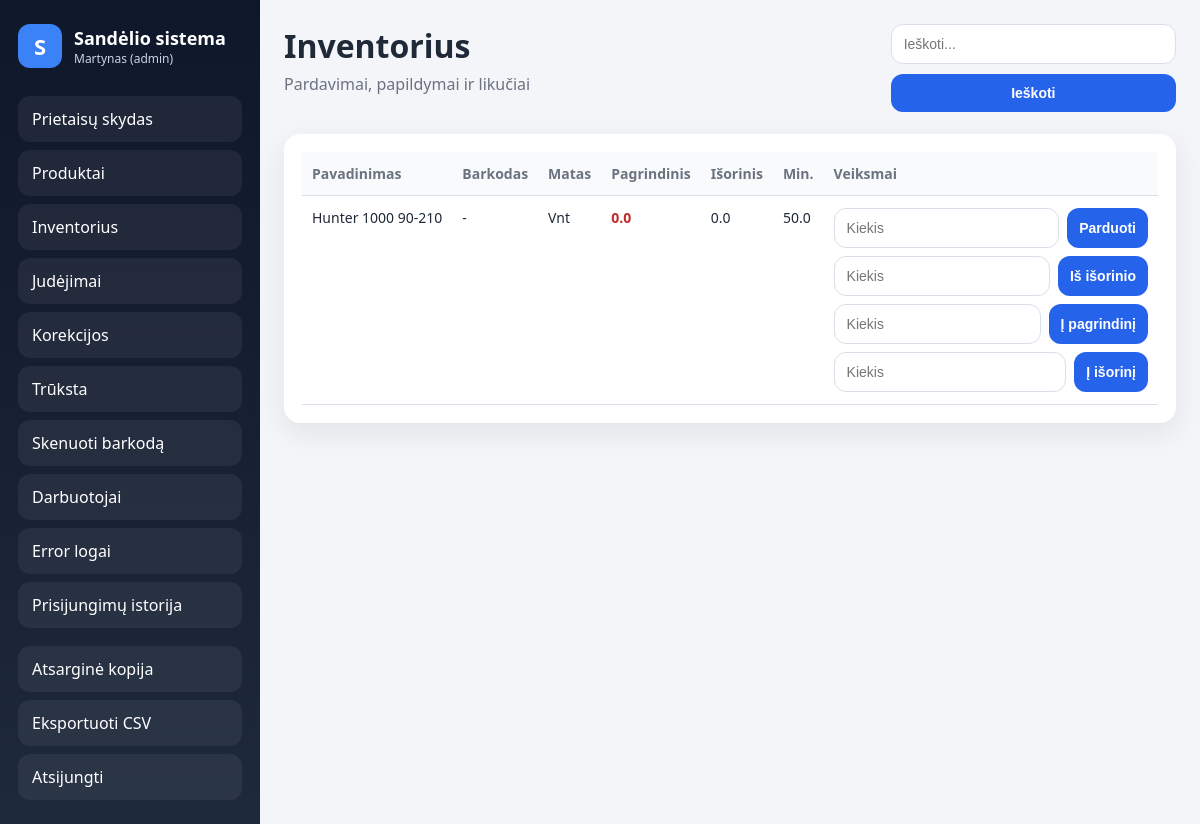
The page /inventorius (signed in) on the database its author committed.
### tables this page shows
CREATE TABLE produktai (
        id INTEGER PRIMARY KEY AUTOINCREMENT,
        pavadinimas TEXT NOT NULL,
        barkodas TEXT UNIQUE,
        matas TEXT NOT NULL,
        min_kiekis REAL NOT NULL DEFAULT 0
    );

CREATE TABLE likutis (
        produkto_id INTEGER NOT NULL,
        vieta TEXT NOT NULL,
        kiekis REAL NOT NULL DEFAULT 0,
        PRIMARY KEY (produkto_id, vieta)
    );

### app.py (the view)
@app.route("/inventorius")
@login_required
def inventorius():
    paieska = request.args.get("q", "")
    inventorius = gauti_inventoriu(paieska)
    return render_template("inventorius.html", inventorius=inventorius, paieska=paieska, message=request.args.get("message", ""))

### app.py (called while the page is built)
def gauti_conn():
    conn = sqlite3.connect(DB)
    conn.row_factory = sqlite3.Row
    return conn

def get_setting(key, default=""):
    conn = gauti_conn()
    c = conn.cursor()
    c.execute("SELECT value FROM settings WHERE key = ?", (key,))
    row = c.fetchone()
    conn.close()
    return row["value"] if row else default

def system_locked():
    return get_setting("system_locked", "0") == "1"

def login_required(f):
    @wraps(f)
    def wrapper(*args, **kwargs):
        if not session.get("user_id"):
            return redirect(url_for("login"))
        last_activity = session.get("last_activity")
        if last_activity:
            last_dt = datetime.fromisoformat(last_activity)
            if datetime.now() - last_dt > timedelta(minutes=INACTIVITY_MINUTES):
                session.clear()
                return redirect(url_for("login", message="Sesija baigėsi dėl neaktyvumo."))
        session["last_activity"] = datetime.now().isoformat()
        return f(*args, **kwargs)
    return wrapper

def gauti_kieki(produkto_id, vieta):
    conn = gauti_conn()
    c = conn.cursor()
    c.execute("SELECT kiekis FROM likutis WHERE produkto_id = ? AND vieta = ?", (produkto_id, vieta))
    row = c.fetchone()
    conn.close()
    return float(row["kiekis"]) if row else 0.0

def gauti_produktus(paieska=""):
    conn = gauti_conn()
    c = conn.cursor()
    if paieska.strip():
        q = f"%{paieska.strip()}%"
        c.execute("""
        SELECT * FROM produktai
        WHERE pavadinimas LIKE ? OR barkodas LIKE ?
        ORDER BY pavadinimas
        """, (q, q))
    else:
        c.execute("SELECT * FROM produktai ORDER BY pavadinimas")
    rows = c.fetchall()
    conn.close()
    return rows

def gauti_inventoriu(paieska=""):
    produktai = gauti_produktus(paieska)
    result = []
    for p in produktai:
        result.append({
            "id": p["id"],
            "pavadinimas": p["pavadinimas"],
            "barkodas": p["barkodas"] or "",
            "matas": p["matas"],
            "min_kiekis": p["min_kiekis"],
            "pagrindinis": gauti_kieki(p["id"], PAGRINDINIS),
            "isorinis": gauti_kieki(p["id"], ISORINIS),
        })
    return result

### templates/inventorius.html (shortened to what this page needs)
{% extends "base.html" %}
{% block content %}
<div class="topbar">
    <div>
        <h1>Inventorius</h1>
        <p class="muted">Pardavimai, papildymai ir likučiai</p>
    </div>
    <form method="get" class="search-form">
        <input type="text" name="q" placeholder="Ieškoti..." value="{{ paieska }}">
        <button type="submit">Ieškoti</button>
    </form>
</div>
<section class="card">
    <div class="table-wrap">
        <table>
            <thead>
                <tr><th>Pavadinimas</th><th>Barkodas</th><th>Matas</th><th>Pagrindinis</th><th>Išorinis</th><th>Min.</th><th>Veiksmai</th></tr>
            </thead>
            <tbody>
            {% for p in inventorius %}
            <tr>
                <td>{{ p["pavadinimas"] }}</td>
                <td>{{ p["barkodas"] or "-" }}</td>
                <td>{{ p["matas"] }}</td>
                <td class="{% if p['pagrindinis'] <= p['min_kiekis'] %}danger{% endif %}">{{ p["pagrindinis"] }}</td>
                <td>{{ p["isorinis"] }}</td>
                <td>{{ p["min_kiekis"] }}</td>
                <td>
                    <div class="actions-grid">
                        <form method="post" action="/parduoti" class="mini-form">
                            <input type="number" step="0.01" min="0.01" name="kiekis" placeholder="Kiekis" required>
                            <button type="submit">Parduoti</button>
                        </form>
                        <form method="post" action="/papildyti" class="mini-form">
                            <input type="number" step="0.01" min="0.01" name="kiekis" placeholder="Kiekis" required>
                            <button type="submit">Iš išorinio</button>
                        </form>
                        <form method="post" action="/pagrindinis_prideti" class="mini-form">
                            <input type="number" step="0.01" min="0.01" name="kiekis" placeholder="Kiekis" required>
                            <button type="submit">Į pagrindinį</button>
                        </form>
                        <form method="post" action="/isorinis_prideti" class="mini-form">
                            <input type="number" step="0.01" min="0.01" name="kiekis" placeholder="Kiekis" required>
                            <button type="submit">Į išorinį</button>
                        </form>
                    </div>
                </td>
            </tr>
            {% endfor %}
            </tbody>
        </table>
    </div>
</section>
{% endblock %}

### static/style.css (style rules this page uses)
:root { --bg: #f3f5f8; --panel: #ffffff; --line: #d9e0ea; --text: #1f2937; --muted: #6b7280; --primary: #2563eb; --primary-hover: #1d4ed8; --danger: #c62828; --shadow: 0 10px 30px rgba(15, 23, 42, 0.08); --radius: 16px; }
* { box-sizing: border-box; }
html, body { margin: 0; padding: 0; background: var(--bg); color: var(--text); font-family: "Segoe UI", Arial, sans-serif; }
.topbar { display: flex; align-items: flex-start; justify-content: space-between; gap: 18px; margin-bottom: 22px; flex-wrap: wrap; }
.topbar h1 { margin: 0; font-size: 32px; }
.muted { color: var(--muted); margin-top: 6px; }
.search-form { display: flex; gap: 10px; flex-wrap: wrap; }
.card { background: var(--panel); border-radius: var(--radius); box-shadow: var(--shadow); padding: 18px; margin-bottom: 20px; }
.table-wrap { overflow-x: auto; }
table { width: 100%; border-collapse: collapse; }
th, td { text-align: left; vertical-align: top; border-bottom: 1px solid var(--line); padding: 12px 10px; font-size: 14px; }
th { color: var(--muted); font-weight: 600; background: #f8fafc; }
.actions-grid { display: grid; gap: 8px; min-width: 240px; }
.mini-form { display: grid; grid-template-columns: 1fr auto; gap: 8px; }
input, select, button { width: 100%; border: 1px solid var(--line); border-radius: 12px; padding: 11px 12px; font-size: 14px; background: white; }
button { cursor: pointer; background: var(--primary); color: white; border: none; font-weight: 600; transition: 0.15s ease; }
.danger { color: var(--danger); font-weight: 700; }

### rows shown on the page
produktai: pavadinimas "Hunter 1000 90-210", matas "Vnt", min_kiekis "50.0"
likutis: pagrindinis "0.0"
likutis: isorinis "0.0"

### other values the page prints
{{ session.get('username', '') }} "Martynas"
{{ session.get('role', '') }} "admin"
{{ p["barkodas"] or "-" }} "-"
